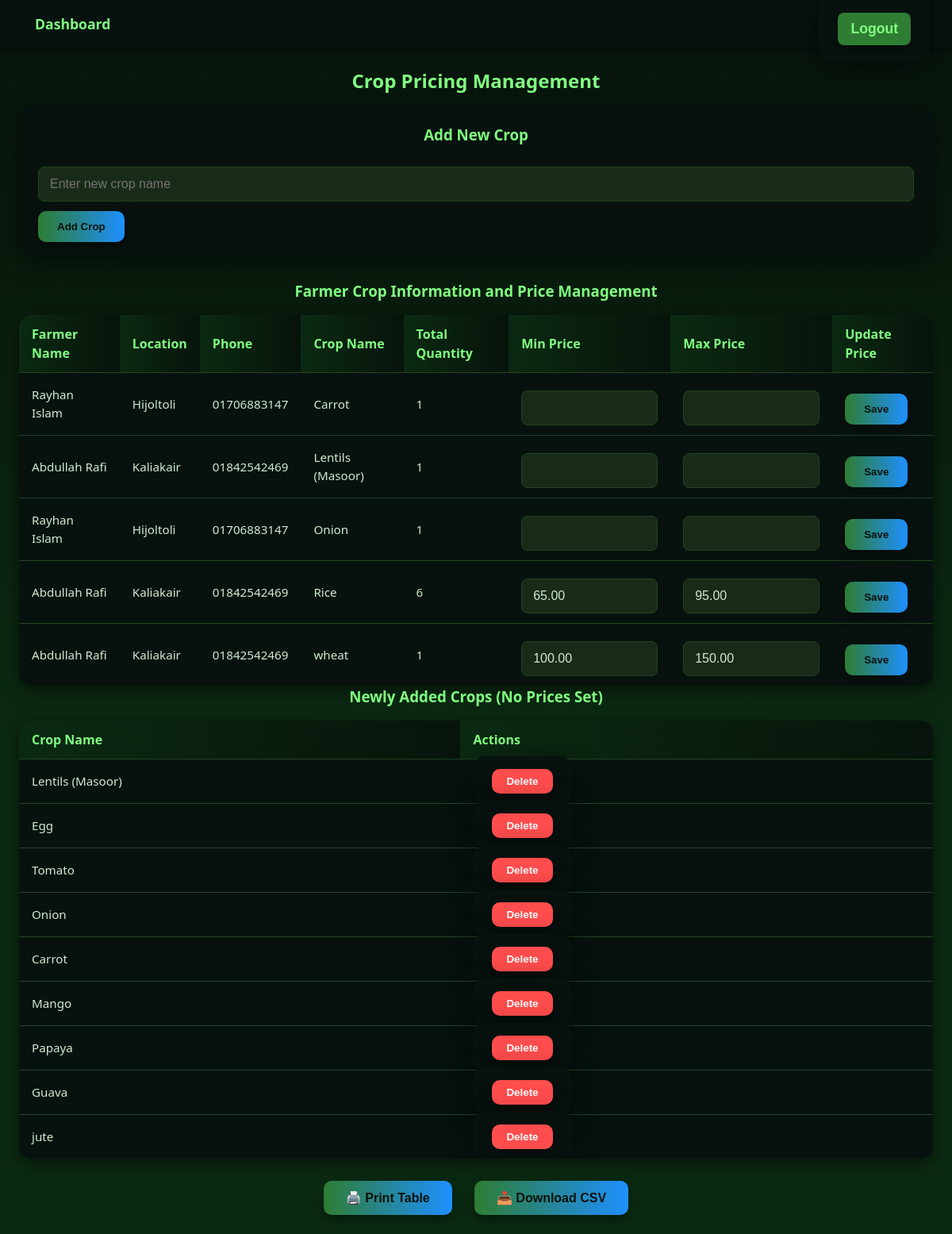
Screenshot of /agri_crop_prices.php with the database file from the repository.
### tables this page shows
CREATE TABLE `crop_prices` (
  `id` int(11) NOT NULL,
  `crop_name` varchar(100) DEFAULT NULL,
  `min_price` decimal(10,2) DEFAULT NULL,
  `max_price` decimal(10,2) DEFAULT NULL,
  `updated_at` timestamp NOT NULL DEFAULT current_timestamp() ON UPDATE current_timestamp()
);

### agri_crop_prices.php (the view, shortened to what this page needs)
<?php
include 'db_connection.php';
$result = $conn->query("SELECT fc.crop_name, MIN(fc.quantity_kg) as min_q, MAX(fc.quantity_kg) as max_q, COUNT(*) as total, f.first_name, f.last_name, f.area, f.phone
                        FROM farmer_crops fc
                        JOIN farmers f ON fc.farmer_id = f.id
                        GROUP BY fc.crop_name");
$new_crops_result = $conn->query("SELECT * FROM crop_prices WHERE min_price IS NULL AND max_price IS NULL");
$prices = $conn->query("SELECT * FROM crop_prices");
$price_map = [];
while ($row = $prices->fetch_assoc()) {
    $price_map[$row['crop_name']] = $row;
}
?>
<!DOCTYPE html>
<html lang="en">
<head>
</head>
<body>
<nav>
  <div class="nav-left">
    <a href="agri_officer_dashboard.php">Dashboard</a>
  </div>
  <div class="nav-right">
    <form action="agriofficerloginsignup.html" method="post" style="margin:0;">
      <button type="submit" title="Logout">Logout</button>
    </form>
  </div>
</nav>
<h2>Crop Pricing Management</h2>
<form method="post" novalidate>
    <h3>Add New Crop</h3>
    <input type="text" name="new_crop_name" placeholder="Enter new crop name" required />
    <button type="submit">Add Crop</button>
</form>
<h3>Farmer Crop Information and Price Management</h3>
<table>
    <thead>
        <tr>
            <th>Farmer Name</th>
            <th>Location</th>
            <th>Phone</th>
            <th>Crop Name</th>
            <th>Total Quantity</th>
            <th>Min Price</th>
            <th>Max Price</th>
            <th>Update Price</th>
        </tr>
    </thead>
    <tbody>
        <?php while ($row = $result->fetch_assoc()): ?>
        <tr>
            <form method="post" novalidate>
                <td data-label="Farmer Name"><?= htmlspecialchars($row['first_name']) ?> <?= htmlspecialchars($row['last_name']) ?></td>
                <td data-label="Location"><?= htmlspecialchars($row['area']) ?></td>
                <td data-label="Phone"><?= htmlspecialchars($row['phone']) ?></td>
                <td data-label="Crop Name">
                    <?= htmlspecialchars($row['crop_name']) ?>
                </td>
                <td data-label="Total Quantity"><?= htmlspecialchars($row['total']) ?></td>
                <td data-label="Min Price">
                    <input type="number" step="0.01" name="min_price" value="<?= isset($price_map[$row['crop_name']]['min_price']) ? htmlspecialchars($price_map[$row['crop_name']]['min_price']) : '' ?>" required>
                </td>
                <td data-label="Max Price">
                    <input type="number" step="0.01" name="max_price" value="<?= isset($price_map[$row['crop_name']]['max_price']) ? htmlspecialchars($price_map[$row['crop_name']]['max_price']) : '' ?>" required>
                </td>
                <td data-label="Update Price"><button type="submit">Save</button></td>
            </form>
        </tr>
        <?php endwhile; ?>
    </tbody>
</table>
<h3>Newly Added Crops (No Prices Set)</h3>
<table>
    <thead>
        <tr>
            <th>Crop Name</th>
            <th>Actions</th>
        </tr>
    </thead>
    <tbody>
        <?php while ($row = $new_crops_result->fetch_assoc()): ?>
        <tr>
            <td data-label="Crop Name"><?= htmlspecialchars($row['crop_name']) ?></td>
            <td data-label="Actions">
                <form method="post" style="display:inline;" novalidate>
                    <button type="submit" class="delete-btn" onclick="return confirm('Are you sure you want to delete this crop?')">Delete</button>
                </form>
            </td>
        </tr>
        <?php endwhile; ?>
    </tbody>
</table>
<div class="actions">
    <button onclick="printTable()">🖨️ Print Table</button>
    <button onclick="downloadCSV()">📥 Download CSV</button>
</div>
</body>
</html>

### agri_crop_prices.php (style rules this page uses)
:root { --bg-1: #07130b; --bg-2: #0b2a12; --card: #07120f; --accent: #80ff80; --accent-dark: #2e7d32; --muted: #cfead1; --glass: rgba(255, 255, 255, 0.03); --card-radius: 16px; --gap: 28px; --nav-height: 60px; }
* { box-sizing: border-box; margin: 0; padding: 0; }
body { background: var(--bg-1); background: linear-gradient(180deg, var(--bg-1), var(--bg-2) 60%); font-family: 'Poppins', system-ui, -apple-system, "Segoe UI", Roboto, "Helvetica Neue", Arial, sans-serif; color: var(--muted); padding: 24px; padding-top: calc(var(--nav-height) + 24px); line-height: 1.5; }
nav { position: fixed; top: 0; left: 0; width: 100%; height: var(--nav-height); background: var(--card); box-shadow: 0 2px 10px rgba(0,0,0,0.6); display: flex; align-items: center; justify-content: space-between; padding: 0 28px; z-index: 1000; border-bottom-left-radius: 12px; border-bottom-right-radius: 12px; }
nav .nav-left, nav .nav-right { display: flex; align-items: center; }
nav a, nav button { color: var(--accent); font-weight: 600; text-decoration: none; font-size: 1.1rem; padding: 10px 16px; border-radius: 8px; background: transparent; border: none; cursor: pointer; transition: background-color 0.25s ease; }
nav button { background: var(--accent-dark); }
h2, h3 { color: var(--accent); margin-bottom: 16px; font-weight: 700; text-align: center; }
form { background: var(--card); padding: 20px 24px; border-radius: var(--card-radius); margin-bottom: var(--gap); box-shadow: 0 6px 30px rgba(0, 0, 0, 0.5); }
input[type="text"], input[type="number"], input[type="url"], textarea { width: 100%; padding: 12px 14px; margin-top: 10px; border-radius: 8px; background-color: #1a2a19; border: 1px solid #234422; color: var(--muted); font-size: 1rem; transition: border-color 0.3s ease; }
button, .delete-btn { background: linear-gradient(90deg, var(--accent-dark), #1E90FF); color: #06110a; font-weight: 700; border: none; border-radius: 10px; padding: 12px 24px; cursor: pointer; transition: box-shadow 0.3s ease, transform 0.2s ease; box-shadow: 0 6px 15px rgba(0,0,0,0.4); margin-top: 12px; }
.delete-btn { background: #ff4d4d; color: white; padding: 8px 18px; font-weight: 600; margin: 0; }
table { width: 100%; border-collapse: collapse; background: var(--card); border-radius: var(--card-radius); overflow: hidden; box-shadow: 0 6px 20px rgba(0,0,0,0.5); }
th, td { padding: 12px 16px; text-align: left; }
th { background: linear-gradient(90deg, #0b2a12, #07130b); color: var(--accent); font-weight: 700; }
td { border-top: 1px solid #234422; vertical-align: middle; color: var(--muted); font-size: 0.95rem; }
.actions { margin-top: 28px; text-align: center; }
.actions button { margin: 0 12px; padding: 12px 28px; font-size: 1rem; }

### rows the page displays
crop_prices: crop_name "Lentils (Masoor)"
crop_prices: crop_name "Egg"
crop_prices: crop_name "Tomato"
crop_prices: crop_name "Onion"
crop_prices: crop_name "Carrot"
crop_prices: crop_name "Mango"
crop_prices: crop_name "Papaya"
crop_prices: crop_name "Guava"
crop_prices: crop_name "jute"

### other values shown
$row['first_name'] "Rayhan"
$row['last_name'] "Islam"
$row['area'] "Hijoltoli"
$row['phone'] "01706883147"
$row['crop_name'] "Carrot"
$row['total'] "1"
$row['first_name'] "Abdullah"
$row['last_name'] "Rafi"
$row['area'] "Kaliakair"
$row['phone'] "01842542469"
$row['crop_name'] "Lentils (Masoor)"
$row['crop_name'] "Onion"
$row['crop_name'] "Rice"
$row['total'] "6"
$row['crop_name'] "wheat"
